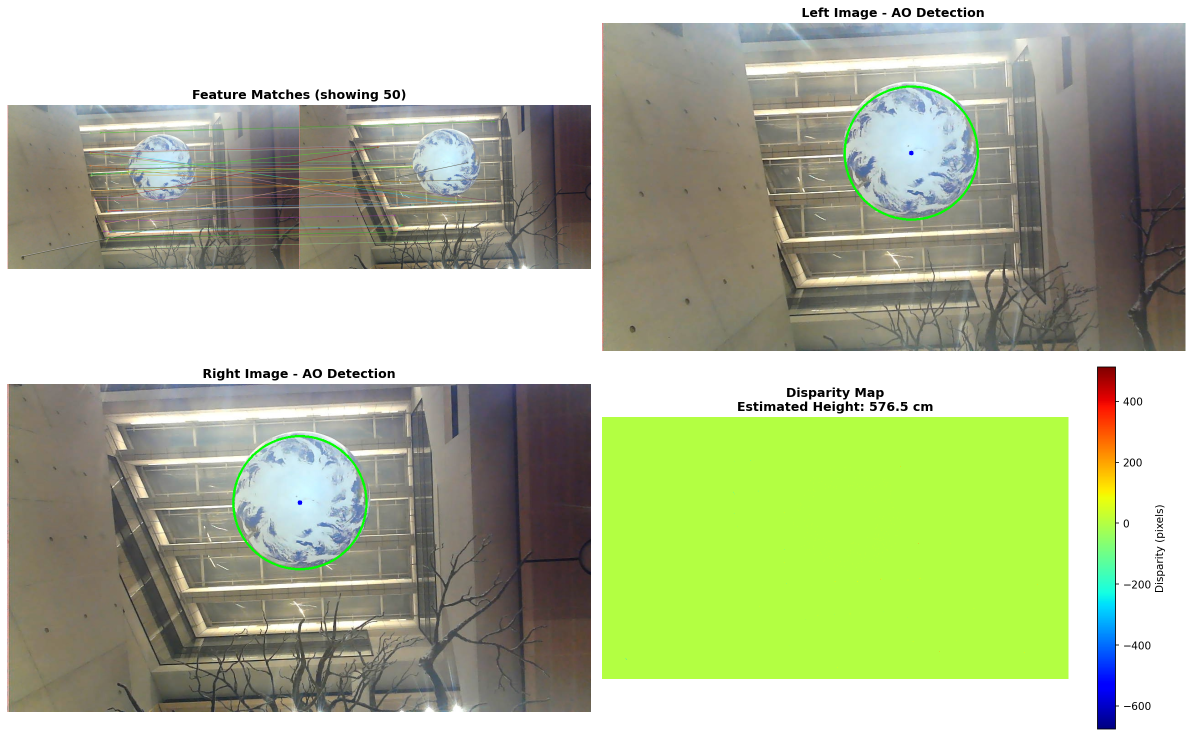
#> input picture stereo_height_estimation.png, 2384 x 1473 px, given in place of sideview.avi, which was not available (shown at 1/2 size)
$ python final_task3_ang_vel.py
#> lines starting #> are read from the running program, lines starting #| are printed output that depends on the picture; after the words box and inside, x2 and y2 are one past the last pixel; in counts of white or black regions, pixels touching at a corner belong together; pictures that were not available may be replaced by others from this repository, and a replacement may not be noted
import cv2
import numpy as np
import time
from collections import deque
import matplotlib.pyplot as plt
from scipy.signal import savgol_filter

# sideview version
# current vel is lower than expected
# points' speed are not consistent-- not same radius at everywhere
# 4b surface linear velocity???
# wrong key points in the square

# -------------------------
# CONFIGURATION
# -------------------------
VIDEO_PATH = "sideview.avi"  # Set to 0 for webcam
CROP_SIZE = 240
USE_CENTER_CROP = False
CUSTOM_X = 580
CUSTOM_Y = 400

# Globe parameters - FIXED, not updated
GLOBE_RADIUS_PIXELS = 195

# Tracking parameters
MAX_FEATURES = 150
OPTICAL_FLOW_WIN_SIZE = 15
OPTICAL_FLOW_MAX_LEVEL = 2
MIN_TRACKING_POINTS = 50
FEATURE_QUALITY = 0.01
FEATURE_MIN_DISTANCE = 10

# Point refresh strategy
REFRESH_EVERY_N_FRAMES = 300
POINT_AGE_THRESHOLD = 900
EDGE_EXCLUSION_ZONE = 40

# Cycle detection parameters
CYCLE_MATCH_THRESHOLD = 0.5
MIN_ROTATION_FOR_CYCLE = 300

# Angular velocity smoothing - INCREASED for smoother curves
VELOCITY_HISTORY_SIZE = 30  # Increased from 15
ANGLE_OUTLIER_THRESHOLD = 0.3  # Reject angles larger than this (radians)

# Display settings
SHOW_VISUALIZATION = True
OUTPUT_VIDEO = "output_tracked.avi"
SAVE_PLOT = True

# -------------------------


def ensure_points_array(pts):
    """Return an Nx2 array for points. pts can be None, (N,1,2), (N,2), or list."""
    if pts is None:
        return np.zeros((0, 2), dtype=np.float32)
    pts = np.asarray(pts)
    if pts.size == 0:
        return np.zeros((0, 2), dtype=np.float32)
    if pts.ndim == 3 and pts.shape[1] == 1 and pts.shape[2] == 2:
        pts = pts.reshape(-1, 2)
    elif pts.ndim == 2 and pts.shape[1] == 2:
        pass
    elif pts.ndim == 1 and pts.size == 2:
        pts = pts.reshape(1, 2)
    else:
        pts = pts.reshape(-1, 2)
    return pts.astype(np.float32)


class AngularVelocityTracker:
    def __init__(self):
        self.prev_gray = None
        self.prev_points = np.zeros((0, 2), dtype=np.float32)
        self.point_ages = []

        # Enhanced smoothing
        self.velocity_history = deque(maxlen=VELOCITY_HISTORY_SIZE)
        self.fps_history = deque(maxlen=30)

        # Store raw velocities for better smoothing
        self.raw_velocities = []
        self.raw_timestamps = []

        # Reference for cycle detection
        self.reference_gray = None
        self.reference_descriptors = None
        self.cumulative_rotation = 0.0
        self.cycles_completed = 0
        self.last_cycle_time = 0.0
        self.cycle_times = []

        # Stats
        self.frame_times = []
        self.angular_velocities = []
        self.rotation_history = []
        self.frame_count = 0
        self.frames_since_refresh = 0

        # Feature & lk params
        self.feature_params = dict(
            maxCorners=MAX_FEATURES,
            qualityLevel=FEATURE_QUALITY,
            minDistance=FEATURE_MIN_DISTANCE,
            blockSize=7
        )
        self.lk_params = dict(
            winSize=(OPTICAL_FLOW_WIN_SIZE, OPTICAL_FLOW_WIN_SIZE),
            maxLevel=OPTICAL_FLOW_MAX_LEVEL,
            criteria=(cv2.TERM_CRITERIA_EPS | cv2.TERM_CRITERIA_COUNT, 10, 0.03)
        )

        # ORB for cycle detection
        self.orb = cv2.ORB_create(nfeatures=400)
        self.bf = cv2.BFMatcher(cv2.NORM_HAMMING, crossCheck=True)

    def get_patch(self, frame):
        """Extract ROI patch and offset"""
        h, w = frame.shape[:2]
        if USE_CENTER_CROP:
            cx, cy = w // 2, h // 2
        else:
            cx, cy = CUSTOM_X, CUSTOM_Y

        x1 = int(max(0, cx - CROP_SIZE))
        x2 = int(min(w, cx + CROP_SIZE))
        y1 = int(max(0, cy - CROP_SIZE))
        y2 = int(min(h, cy + CROP_SIZE))

        patch = frame[y1:y2, x1:x2]
        return patch, (x1, y1)

    def detect_features_excluding_edges(self, gray):
        """Detect features with exclusion zones"""
        h, w = gray.shape
        if w <= 2 * EDGE_EXCLUSION_ZONE or h <= 2 * EDGE_EXCLUSION_ZONE:
            mask = None
        else:
            mask = np.zeros((h, w), dtype=np.uint8)
            mask[EDGE_EXCLUSION_ZONE:h - EDGE_EXCLUSION_ZONE,
                 EDGE_EXCLUSION_ZONE:w - EDGE_EXCLUSION_ZONE] = 255
            cv2.circle(mask, (w // 2, h // 2), 30, 0, -1)

        pts = cv2.goodFeaturesToTrack(gray, mask=mask, **self.feature_params)
        pts = ensure_points_array(pts)
        return pts

    # [100 lines left out: functions add_new_points, compute_tangential_displacement, compute_angular_velocity, not called in this run]

    def set_reference_frame(self, gray, timestamp):
        """Set reference frame for cycle detection"""
        self.reference_gray = gray.copy()
        kp_ref, des_ref = self.orb.detectAndCompute(self.reference_gray, None)
        self.reference_descriptors = des_ref
        self.last_cycle_time = timestamp
        self.cumulative_rotation = 0.0

    # [25 lines left out: function check_cycle_completion, not called in this run]

    def visualize_tracking(self, frame, prev_pts, curr_pts, ages, omega_deg, period, cycle_detected):
        """Draw tracking visualization"""
        h, w = frame.shape[:2]
        center = (w // 2, h // 2)

        # Draw globe circle (FIXED RADIUS)
        cv2.circle(frame, center, GLOBE_RADIUS_PIXELS, (100, 100, 100), 1)
        cv2.circle(frame, center, 3, (255, 255, 255), -1)

        # Exclusion zone
        cv2.rectangle(frame, (EDGE_EXCLUSION_ZONE, EDGE_EXCLUSION_ZONE),
                      (w - EDGE_EXCLUSION_ZONE, h - EDGE_EXCLUSION_ZONE),
                      (50, 50, 50), 1)

        N = prev_pts.shape[0]
        for i in range(N):
            p0 = prev_pts[i]
            p1 = curr_pts[i]
            age = ages[i] if i < len(ages) else 0

            p0_int = (int(round(p0[0])), int(round(p0[1])))
            p1_int = (int(round(p1[0])), int(round(p1[1])))

            age_ratio = min(age / float(POINT_AGE_THRESHOLD), 1.0)
            color = (0, int(round(255 * (1 - age_ratio))), int(round(255 * age_ratio)))

            cv2.line(frame, p0_int, p1_int, (0, 255, 0), 1)
            cv2.circle(frame, p1_int, 3, color, -1)

        period_str = f"{period:.2f}" if period < 1e6 else "inf"
        cv2.putText(frame, f"Omega: {omega_deg:.2f} deg/s", (10, 30),
                    cv2.FONT_HERSHEY_SIMPLEX, 0.6, (0, 255, 255), 2)
        cv2.putText(frame, f"Period: {period_str} s/rot", (10, 60),
                    cv2.FONT_HERSHEY_SIMPLEX, 0.6, (0, 255, 255), 2)
        cv2.putText(frame, f"Points: {N}", (10, 90), cv2.FONT_HERSHEY_SIMPLEX, 0.6, (0, 255, 255), 2)
        cv2.putText(frame, f"Rotation: {self.cumulative_rotation:.1f} deg", (10, 120),
                    cv2.FONT_HERSHEY_SIMPLEX, 0.6, (0, 255, 255), 2)
        cv2.putText(frame, f"Cycles: {self.cycles_completed}", (10, 150),
                    cv2.FONT_HERSHEY_SIMPLEX, 0.6, (0, 255, 255), 2)

        if cycle_detected:
            cv2.putText(frame, "*** CYCLE COMPLETE ***", (w // 2 - 120, h // 2),
                        cv2.FONT_HERSHEY_SIMPLEX, 0.7, (0, 255, 0), 3)

        return frame

    def process_frame(self, frame, timestamp):
        """Process a single frame"""
        patch, offset = self.get_patch(frame)
        if patch.size == 0:
            return 0.0, float('inf'), frame, False

        gray = cv2.cvtColor(patch, cv2.COLOR_BGR2GRAY)

        if self.prev_gray is None:
            self.prev_gray = gray.copy()
            self.prev_points = self.detect_features_excluding_edges(gray)
            self.point_ages = [0] * self.prev_points.shape[0]
            self.prev_timestamp = timestamp
            self.set_reference_frame(gray, timestamp)
            vis = self.visualize_tracking(patch.copy(),
                                          self.prev_points, self.prev_points,
                                          self.point_ages, 0.0, float('inf'), False)
            return 0.0, float('inf'), vis, False

        cycle_detected = False
        smoothed_omega = 0.0
        smoothed_period = float('inf')

        if self.prev_points.shape[0] > 0:
            p0_for_lk = self.prev_points.reshape(-1, 1, 2)
            next_pts, status, err = cv2.calcOpticalFlowPyrLK(
                self.prev_gray, gray, p0_for_lk, None, **self.lk_params
            )

            status = None if status is None else status.reshape(-1)
            next_pts = ensure_points_array(next_pts)

            if status is None or next_pts.shape[0] == 0:
                good_prev = np.zeros((0, 2), dtype=np.float32)
                good_curr = np.zeros((0, 2), dtype=np.float32)
                good_ages = []
            else:
                mask = (status == 1)
                good_prev = self.prev_points[mask]
                good_curr = next_pts[mask]
                good_ages = [age for age, m in zip(self.point_ages, mask) if m]

                valid_indices = []
                h_patch, w_patch = gray.shape
                for i, pt in enumerate(good_curr):
                    x, y = pt
                    in_valid_region = (x >= EDGE_EXCLUSION_ZONE and x <= (w_patch - EDGE_EXCLUSION_ZONE) and
                                       y >= EDGE_EXCLUSION_ZONE and y <= (h_patch - EDGE_EXCLUSION_ZONE))
                    not_too_old = (good_ages[i] < POINT_AGE_THRESHOLD)
                    if in_valid_region and not_too_old:
                        valid_indices.append(i)

                if len(valid_indices) > 0:
                    good_prev = good_prev[valid_indices]
                    good_curr = good_curr[valid_indices]
                    good_ages = [good_ages[i] for i in valid_indices]
                else:
                    good_prev = np.zeros((0, 2), dtype=np.float32)
                    good_curr = np.zeros((0, 2), dtype=np.float32)
                    good_ages = []

                good_ages = [age + 1 for age in good_ages]

                if good_prev.shape[0] >= 5:
                    dt = timestamp - self.prev_timestamp
                    omega_rad, omega_deg, period = self.compute_angular_velocity(
                        good_prev, good_curr, dt, gray.shape
                    )

                    rotation_increment = abs(omega_deg) * dt
                    self.cumulative_rotation += rotation_increment

                    # Store raw velocity
                    self.raw_velocities.append(omega_deg)
                    self.raw_timestamps.append(timestamp)

                    # Use moving median for smoothing
                    self.velocity_history.append(omega_deg)
                    smoothed_omega = float(np.median(list(self.velocity_history)))
                    smoothed_period = 360.0 / abs(smoothed_omega) if abs(smoothed_omega) > 1e-6 else float('inf')

                self.prev_points = good_curr.copy()
                self.point_ages = good_ages.copy()
        else:
            good_prev = np.zeros((0, 2), dtype=np.float32)
            good_curr = np.zeros((0, 2), dtype=np.float32)
            good_ages = []

        self.frames_since_refresh += 1
        need_refresh = (self.frames_since_refresh >= REFRESH_EVERY_N_FRAMES or
                        self.prev_points.shape[0] < MIN_TRACKING_POINTS)
        if need_refresh:
            print(f"[Frame {self.frame_count}] Refreshing points: {self.prev_points.shape[0]} -> ", end="")
            self.prev_points, self.point_ages = self.add_new_points(gray, self.prev_points, self.point_ages)
            self.frames_since_refresh = 0
            print(f"{self.prev_points.shape[0]} points")

        cycle_detected = self.check_cycle_completion(gray, timestamp)

        ages_for_vis = self.point_ages.copy()
        if len(ages_for_vis) < self.prev_points.shape[0]:
            ages_for_vis += [0] * (self.prev_points.shape[0] - len(ages_for_vis))

        vis_frame = self.visualize_tracking(patch.copy(), self.prev_points, self.prev_points, ages_for_vis,
                                            smoothed_omega, smoothed_period, cycle_detected)

        self.prev_gray = gray.copy()
        self.prev_timestamp = timestamp
        self.frame_count += 1

        return smoothed_omega, smoothed_period, vis_frame, cycle_detected


def main():
    tracker = AngularVelocityTracker()

    cap = cv2.VideoCapture(VIDEO_PATH)
    if not cap.isOpened():
        print(f"Error: Cannot open video source {VIDEO_PATH}")
        return

    fps = cap.get(cv2.CAP_PROP_FPS)
    if fps is None or fps == 0 or np.isnan(fps):
        fps = 30.0
    print(f"Input FPS (reported): {fps:.2f}")

    fourcc = cv2.VideoWriter_fourcc(*'XVID')
    out = None

    print("Starting smoothed angular velocity tracking...")
    print("Press 'q' to quit")

    start_time = time.time()
    frame_count = 0
    try:
        while True:
            ret, frame = cap.read()
#> frame is the input picture: shape (1473, 2384, 3); mean B, G, R 153, 184.9, 175.2
            if not ret:
                print("End of video or cannot fetch frame")
                break

            if VIDEO_PATH == 0 or str(VIDEO_PATH).isdigit():
                current_time = time.time() - start_time
            else:
                pos_msec = cap.get(cv2.CAP_PROP_POS_MSEC)
                current_time = pos_msec / 1000.0 if pos_msec is not None and pos_msec > 0 else (time.time() - start_time)

            frame_start = time.time()
            omega_deg, period, vis_frame, cycle_detected = tracker.process_frame(frame, current_time)
#> in get_patch, `patch = frame[y1:y2, x1:x2]`:
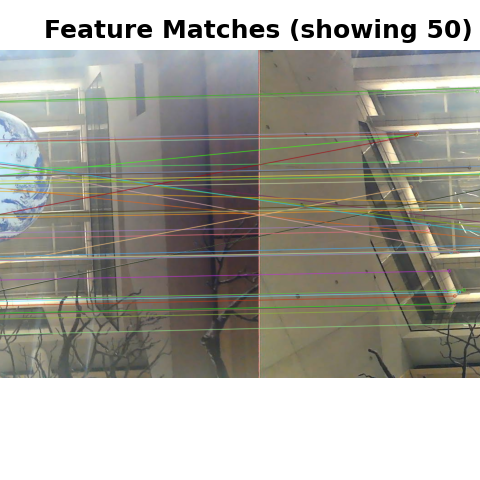
#> patch: shape (480, 480, 3); mean B, G, R 156.3, 163.9, 165.7
#> in process_frame, `patch, offset = self.get_patch(frame)`: offset = (340, 160)
#> in process_frame, `gray = cv2.cvtColor(patch, cv2.COLOR_BGR2GRAY)`:
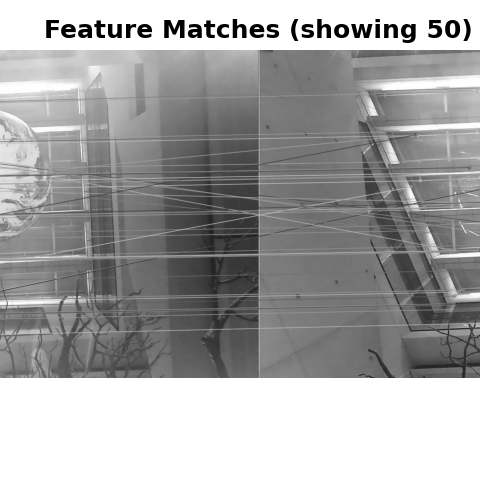
#> gray: shape (480, 480); min 0, max 255, mean 163.5
#> in detect_features_excluding_edges, `cv2.circle(mask, (w // 2, h // 2), 30, 0, -1)`:
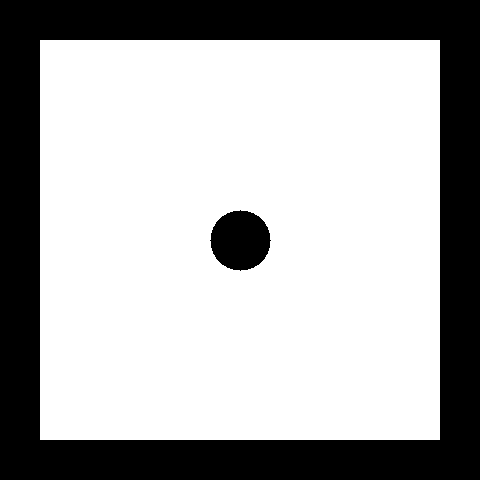
#> mask: shape (480, 480); 68.2% white; 2 black regions, box (x1, y1, x2, y2) and area: (0, 0, 480, 480) 70400, (210, 210, 271, 271) 2821
#> in detect_features_excluding_edges, `pts = cv2.goodFeaturesToTrack(gray, mask=mask, **self.feature_params)`: pts = 150 rows, first 8: [375, 113], [415, 201], [76, 298], [396, 161], [60, 301], [255, 183], [392, 189], [85, 196]
#> in ensure_points_array, `pts = pts.reshape(-1, 2)`: pts = 150 pairs, first value 40 to 439, second value 53 to 375
#> in process_frame, `self.prev_points = self.detect_features_excluding_edges(gray)`: self.prev_points has the same summary as pts in ensure_points_array
#> in set_reference_frame, `kp_ref, des_ref = self.orb.detectAndCompute(self.reference_gray, None)`: kp_ref = 395 keypoints; strongest (x, y, size): (408, 33, 31), (405, 36, 31), (270, 31, 31), (312, 31, 31)
#> in visualize_tracking, `cv2.rectangle(frame, (EDGE_EXCLUSION_ZONE, EDGE_EXCLUSION_ZONE), (w - ..`:
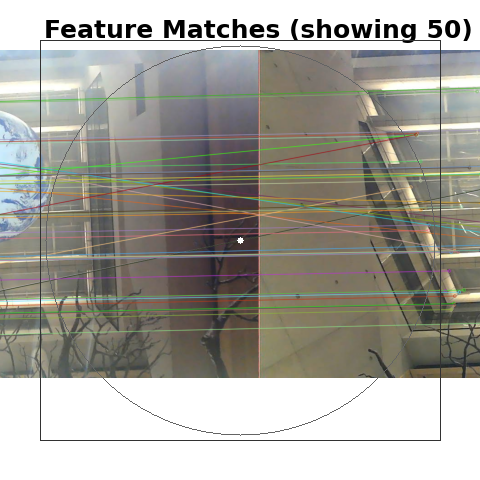
#> frame: shape (480, 480, 3); mean of channels 0, 1, 2 154.9, 162.4, 164.3; drawn as B, G, R
#> the loop in visualize_tracking, `for i in range(N):` made 150 passes
#> after the loop in visualize_tracking, `for i in range(N):`:
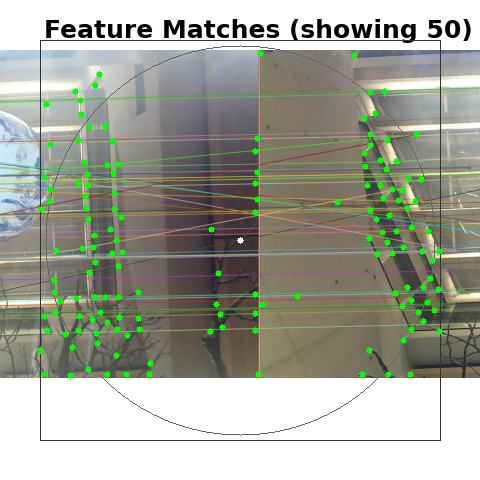
#> frame: shape (480, 480, 3); 1.89% of pixels changed, all inside (x1, y1, x2, y2) = (37, 50, 443, 379); drawn as B, G, R
#> (the rest of the program and of its run is left out)
